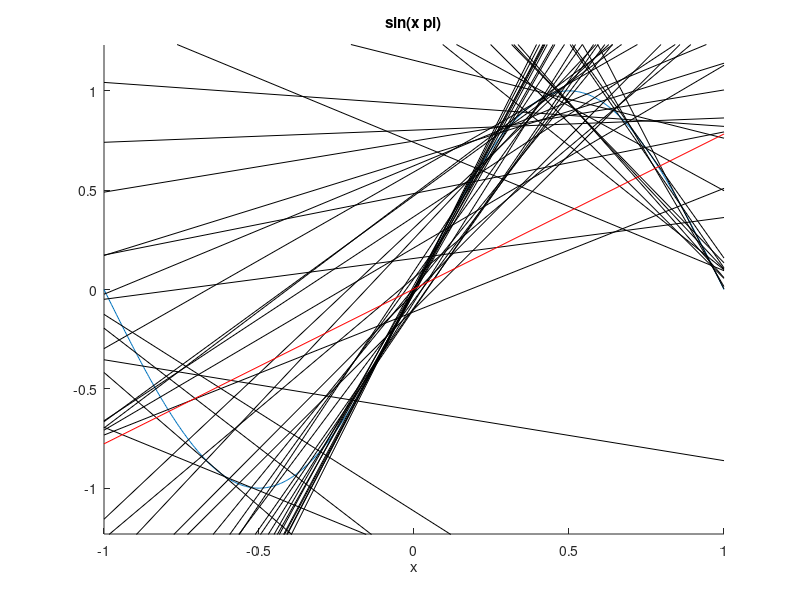

Source code (MATLAB):
N = 50;
hold all;
ezplot('sin(x*pi)', [-1,1]);
a_exp = zeros(2,1);
a = zeros(2,N);
for i = 1:N
	x = (rand(2,2) * 2) - 1;
	x(:,1) = 1;
	y = sin(x(:,2) * pi);

	a(:,i) = inv(x' * x) * x' * y;
	xi = [-1,1];
	ai = interp1 ([-1 1], [-a(2,i)+a(1,i) a(2,i)+a(1,i)], xi, "extrap");
	plot(xi,ai,'k');


end
#a_exp(1,1) = sum(a(1,:))/N;
#a_exp(2,1) = sum(a(2,:))/N;
a_exp = [0.003; 0.78];
xi = [-1,1];
ai = interp1 ([-1 1], [-a_exp(2)+a_exp(1) a_exp(2)+a_exp(1)], xi, "extrap");
plot(xi,ai,'r');
disp(a_exp);

error = zeros(1,N);
for j = 1:N
	x = (rand(1,2) * 2) - 1;
	x(1) = 1;
	y = sin(x(2) * pi);
	error(j) = (x * a_exp - y)^2;
end
bias = sum(error) / N;
disp(bias);

error_var = zeros(1,N);
for k = 1:(N)
	x = (rand(2,2) * 2) - 1;
	x(:,1) = 1;
	y = sin(x(:,2) * pi);
	a = inv(x' * x) * x' * y;
	error_var(k) = ((x(1,:) * a - x(1,:) * a_exp)^2 + (x(2,:) * a - x(2,:) * a_exp)^2) / 2;
	#error_var(2*k) = (x(2,:) * a - x(2,:) * a_exp)^2;
end
variance = sum(error_var) / N;
disp(variance);
